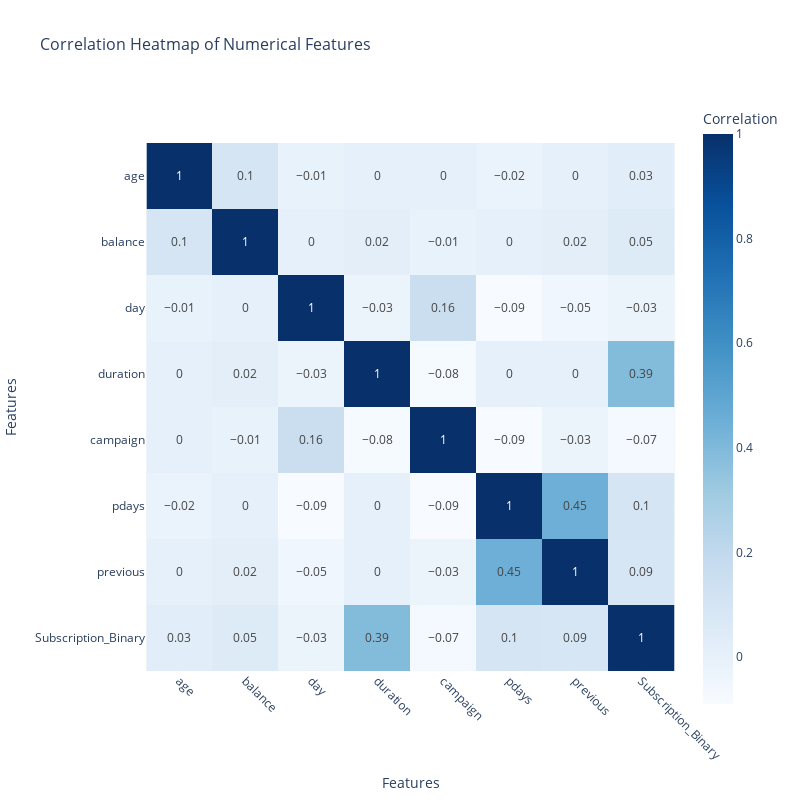

The notebook cell saved with this chart:
### Markdown cell above
## correlation matrix for numerical features

### Code cell
# Compute correlation matrix for numerical features and round to 2 decimal places
correlation_matrix = Bank.select_dtypes(include=['number']).corr().round(2)

# Create a heatmap using Plotly with a softer color scale
fig = px.imshow(
    correlation_matrix,
    text_auto=True,
    color_continuous_scale='blues',  # Softer, easier-on-the-eye color scale
    title="Correlation Heatmap of Numerical Features",
    labels=dict(color='Correlation'),
)

# Customize the layout for better readability
fig.update_layout(
    title_font_size=16,
    xaxis=dict(tickangle=45, title_text="Features"),
    yaxis=dict(title_text="Features"),
    width=800,
    height=800
)

# Show the interactive heatmap
fig.show()

### Figure 1 — Plotly figure (JSON) as saved in the notebook; plotly's stock layout.template omitted (floating-point values rounded to 4 significant figures)
{"data": [{"coloraxis": "coloraxis", "hovertemplate": "x: %{x}<br>y: %{y}<br>Correlation: %{z}<extra></extra>", "name": "0", "texttemplate": "%{z}", "type": "heatmap", "x": ["age", "balance", "day", "duration", "campaign", "pdays", "previous", "Subscription_Binary"], "xaxis": "x", "y": ["age", "balance", "day", "duration", "campaign", "pdays", "previous", "Subscription_Binary"], "yaxis": "y", "z": [[1, 0.1, -0.01, 0, 0, -0.02, 0, 0.03], [0.1, 1, 0, 0.02, -0.01, 0, 0.02, 0.05], [-0.01, 0, 1, -0.03, 0.16, -0.09, -0.05, -0.03], [0, 0.02, -0.03, 1, -0.08, 0, 0, 0.39], [0, -0.01, 0.16, -0.08, 1, -0.09, -0.03, -0.07], [-0.02, 0, -0.09, 0, -0.09, 1, 0.45, 0.1], [0, 0.02, -0.05, 0, -0.03, 0.45, 1, 0.09], [0.03, 0.05, -0.03, 0.39, -0.07, 0.1, 0.09, 1]]}], "layout": {"coloraxis": {"colorbar": {"title": {"text": "Correlation"}}, "colorscale": [[0, "rgb(247,251,255)"], [0.125, "rgb(222,235,247)"], [0.25, "rgb(198,219,239)"], [0.375, "rgb(158,202,225)"], [0.5, "rgb(107,174,214)"], [0.625, "rgb(66,146,198)"], [0.75, "rgb(33,113,181)"], [0.875, "rgb(8,81,156)"], [1, "rgb(8,48,107)"]]}, "height": 800, "title": {"font": {"size": 16}, "text": "Correlation Heatmap of Numerical Features"}, "width": 800, "xaxis": {"anchor": "y", "autorange": true, "constrain": "domain", "domain": [0, 1], "range": [-0.5, 7.5], "scaleanchor": "y", "tickangle": 45, "title": {"text": "Features"}, "type": "category"}, "yaxis": {"anchor": "x", "autorange": true, "constrain": "domain", "domain": [0.07002, 0.93], "range": [7.5, -0.5], "title": {"text": "Features"}, "type": "category"}}}
